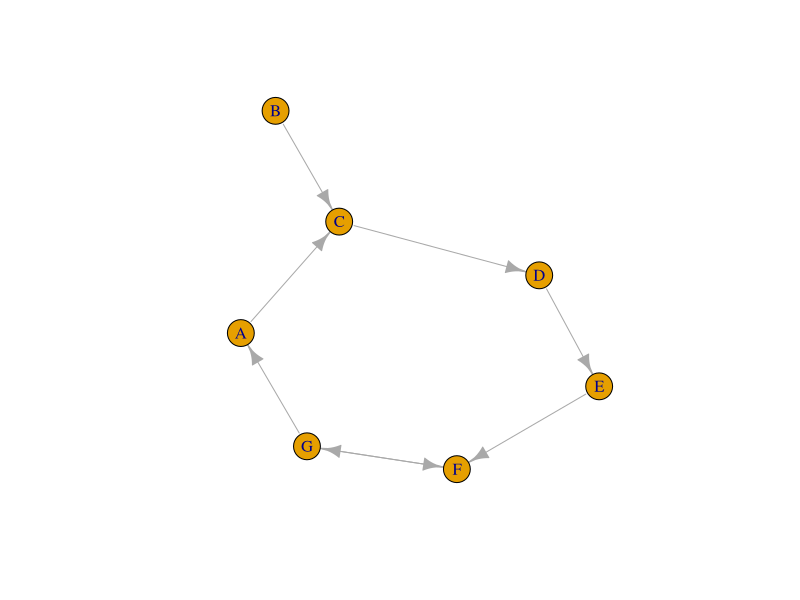
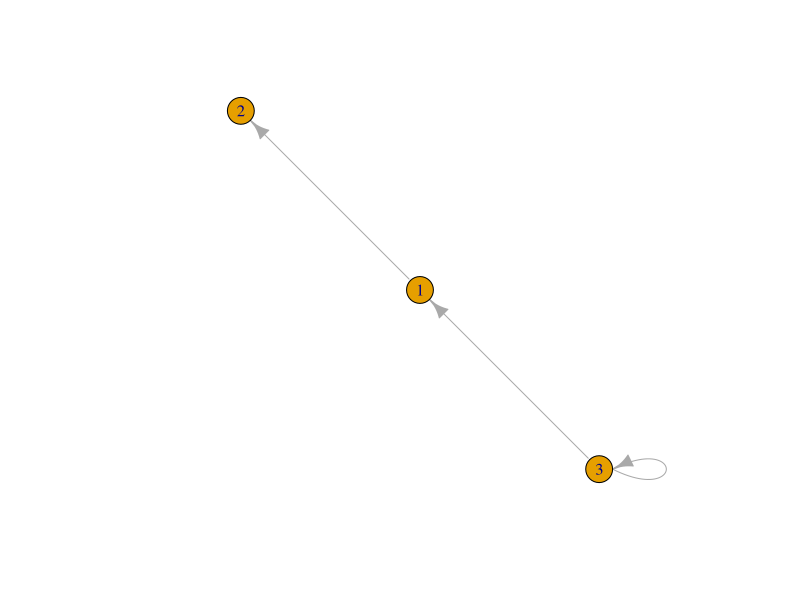

Recreate these plots in R, in order.
## ---- chunk 1
library(igraph)
## ---- chunk 2
g <- graph_from_literal(A:B-+C-+D-+E, F++G)
plot(g+graph_from_literal(E-+F,G-+A))
## ---- chunk 3
set.seed(6)
adjm <- matrix(sample(0:1, 9, replace=TRUE, prob=c(0.9,1)), ncol=3)
adjm
plot(graph.adjacency(adjm))
## ---- chunk 4
n <- 4
n*(n-1)/2
choose(n, 2)

## ---- chunk 5

